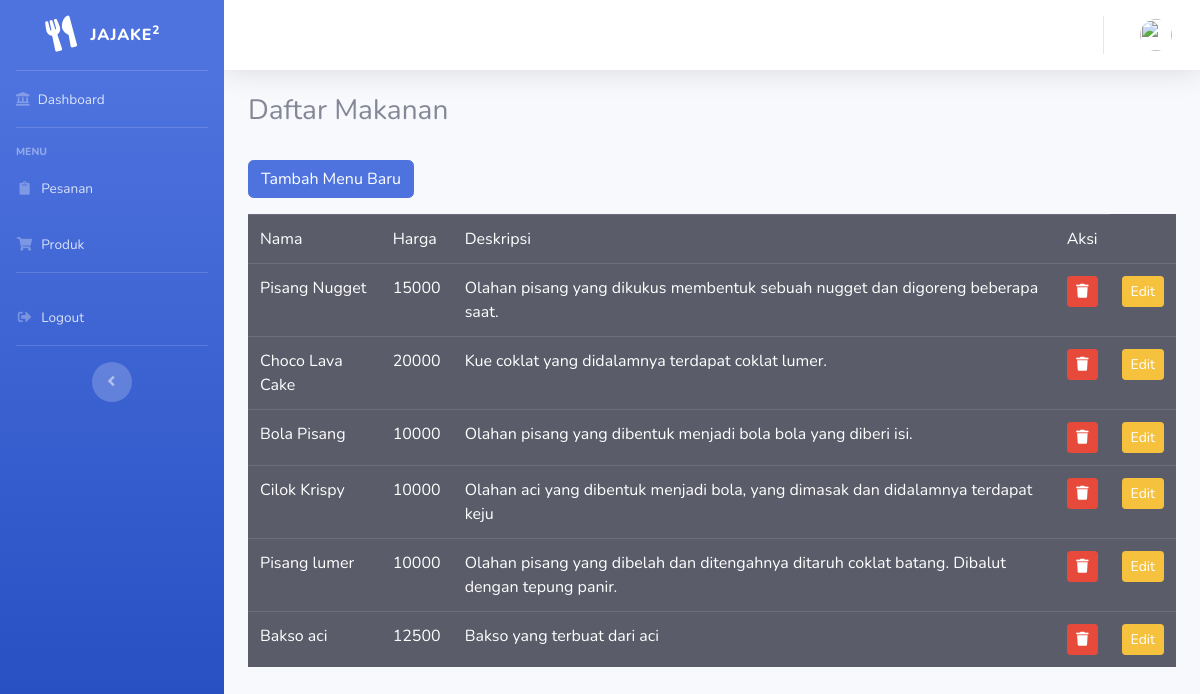
/index.php/admin/produk, run on the app's committed database.
### tables this page shows
CREATE TABLE `jualan` (
  `id` int(3) NOT NULL,
  `nama` varchar(20) NOT NULL,
  `harga` int(7) NOT NULL,
  `gambar` varchar(10) NOT NULL,
  `deskripsi` varchar(255) NOT NULL
);

### application/controllers/Admin.php (called while the page is built, shortened)
<?php
class Admin extends CI_Controller
{
    public function __construct()
    {
        $this->load->model('Admin_model');
        $this->load->helper(array('form', 'url'));
    }
    public function produk()
    {
        $data['judul'] = 'Daftar Produk';
        $data['jualan'] = $this->Admin_model->getAllJualan();
        $data['user'] = $this->db->get_where('user', ['email' => $this->session->userdata('email')])->row_array();
        $this->form_validation->set_rules('img', 'Gambar');
        $this->form_validation->set_rules('nama', 'Nama', 'required');
        $this->form_validation->set_rules('harga', 'Harga', 'required');
        $this->form_validation->set_rules('desc', 'Harga', 'required');
        if ($this->form_validation->run() == false) {
            $this->load->view('templates/header', $data);
            $this->load->view('templates/sidebar');
            $this->load->view('templates/topbar', $data);
            $this->load->view('admin/produk', $data);
            $this->load->view('templates/footer');
        } else {
            $this->Admin_model->tambahJajanan();
            $this->session->set_flashdata('flash', 'Ditambahkan');
            redirect('admin/produk');
        }
    }
}

### index.php (called while the page is built, shortened)
<?php
require_once BASEPATH.'core/CodeIgniter.php';

### application/models/Admin_model.php (called while the page is built, shortened)
<?php
class Admin_model extends CI_model
{
    public function getAllJualan()
    {
        return $this->db->get('jualan')->result_array();
    }
}

### application/views/admin/produk.php (the view, shortened to what this page needs)
<div class="container pb-5">
    <h3>Daftar Makanan</h3>
    <br>
    <a href="" class="btn btn-primary mb-3" data-toggle="modal" data-target="#makanan">Tambah Menu Baru</a>
    <table class="table table-hover table-dark">
        <tr>
            <td>Nama</td>
            <td>Harga</td>
            <td>Deskripsi</td>
            <td>Aksi</td>
        </tr>
        <?php foreach ($jualan as $brg) : ?>
            <tr>
                <td>
                    <?= $brg['nama']; ?>
                </td>
                <td>
                    <?= $brg['harga']; ?>
                </td>
                <td>
                    <?= $brg['deskripsi']; ?>
                </td>
                <td>
                    <a href="<?= base_url('admin/hapusproduk/') . $brg['id']; ?>" class="btn btn-danger btn-sm float-right tombol-hapus"><i class="fa fa-trash"></i></a>
                </td>
                <td><a href="" data-toggle="modal" data-target="#editjajanan" class="btn btn-warning btn-sm float-right">Edit</a></td>
            </tr>
        <?php endforeach; ?>
    </table>
</div>

### data on the page
jualan: nama "Pisang Nugget", harga "15000", deskripsi "Olahan pisang yang dikukus membentuk sebuah nugget dan digoreng beberapa saat."
jualan: nama "Choco Lava Cake", harga "20000", deskripsi "Kue coklat yang didalamnya terdapat coklat lumer."
jualan: nama "Bola Pisang", harga "10000", deskripsi "Olahan pisang yang dibentuk menjadi bola bola yang diberi isi."
jualan: nama "Cilok Krispy", harga "10000", deskripsi "Olahan aci yang dibentuk menjadi bola, yang dimasak dan didalamnya terdapat keju"
jualan: nama "Pisang lumer", harga "10000", deskripsi "Olahan pisang yang dibelah dan ditengahnya ditaruh coklat batang. Dibalut dengan tepung panir."
jualan: nama "Bakso aci", harga "12500", deskripsi "Bakso yang terbuat dari aci"
